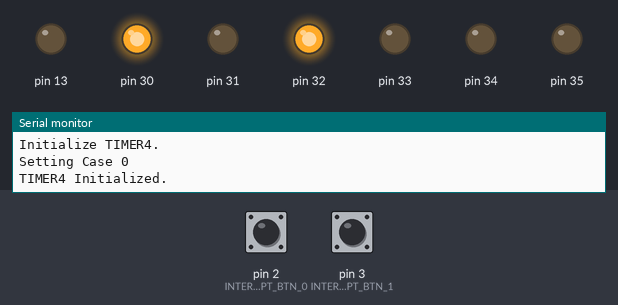
Simulated run of this sketch. Board: Arduino Mega 2560, built with avr-gcc and run on an emulated ATmega2560. Shown: output pins drawn as LEDs (lit = HIGH), the last lines printed to the serial monitor. Dashed ring = blinking. Inputs (shaded band) come from the test bench; at power-on: pin 2 (INTERRUPT_BTN_0) HIGH, pin 3 (INTERRUPT_BTN_1) HIGH.

Above: at 1.2 s.
1.3 s: pin 2 (INTERRUPT_BTN_0) pulled LOW for 0.15 s
At 3.7 s:
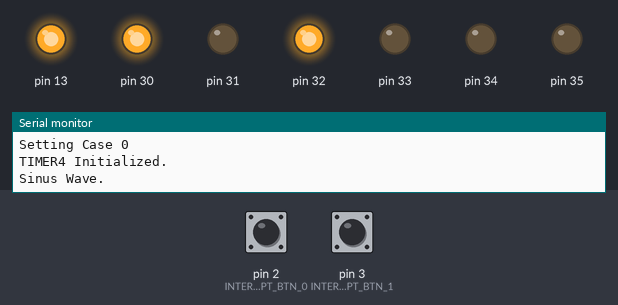
4.4 s: pin 2 (INTERRUPT_BTN_0) pulled LOW for 1 s
At 4.9 s:
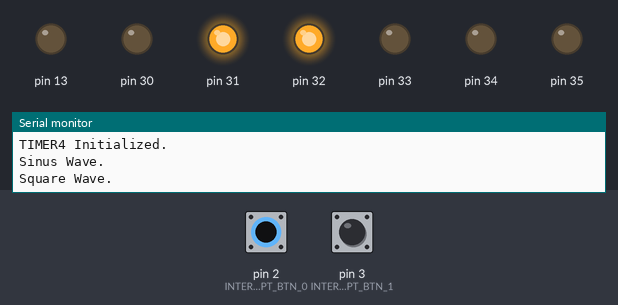
6.9 s: pin 2 (INTERRUPT_BTN_0) pulled LOW for 3.2 s
At 9.4 s:
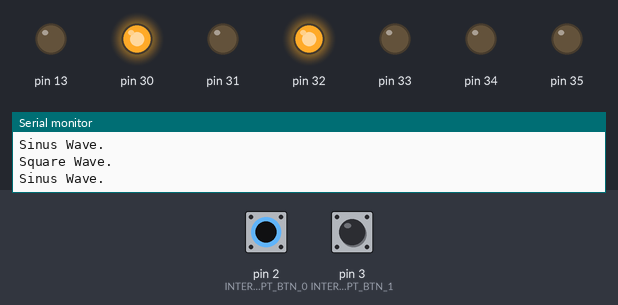
13.1 s: pin 3 (INTERRUPT_BTN_1) pulsed LOW 2 times (0.12 s each, 0.3 s apart)
At 13.63 s:
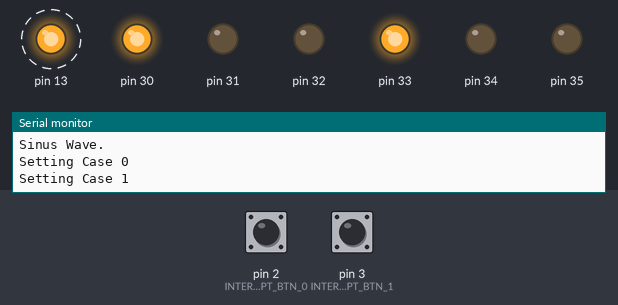
16.1 s: pin 3 (INTERRUPT_BTN_1) pulled LOW for 0.15 s
At 16.87 s:
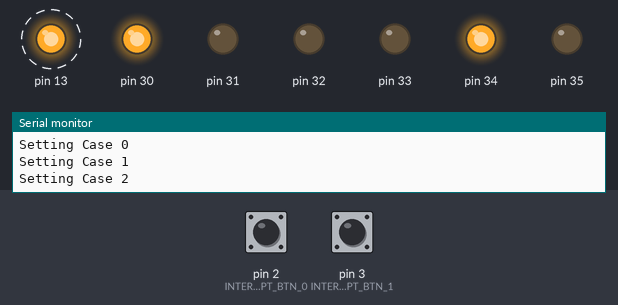
19.1 s: pin 3 (INTERRUPT_BTN_1) pulled LOW for 1 s
At 19.54 s:
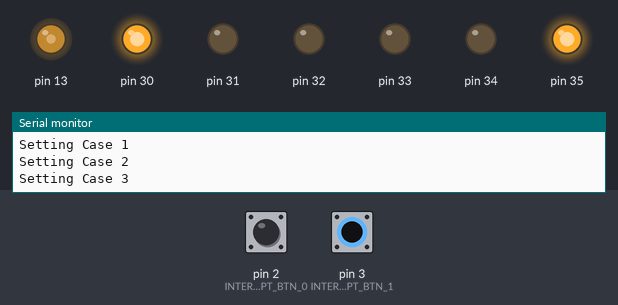
Timing chart, 0 to 23.1 s (numbered marks = the images above; inputs shaded):
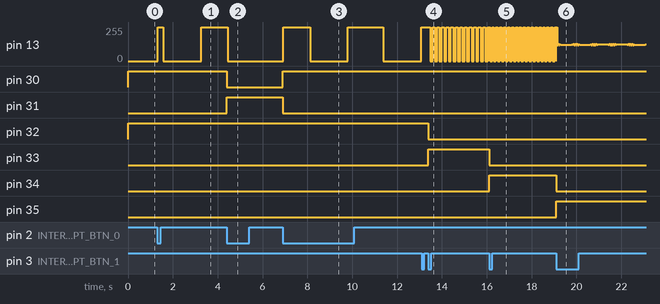

Measured:
- after the input at 1.3 s, pin 13: 0/255 → 255/255 at once, → 0/255 0.26 s later, → 255/255 1.7 s later
- after the input at 4.4 s, pin 30: HIGH → LOW at once; pin 31: LOW → HIGH at once
- after the input at 6.9 s, pin 13: goes 255/255 1.2 s, 0/255 1.7 s, 255/255 1.6 s, 0/255 1.7 s, then 255/255, starting at once; pin 30: LOW → HIGH at once; pin 31: HIGH → LOW at once
- after the input at 13.1 s, pin 32: HIGH → LOW after 0.30 s; pin 33: LOW → HIGH after 0.30 s
- after the input at 16.1 s, pin 13: alternates 255/255 for 0.01 s and 0/255 for 0.01 s, starting at once; pin 33: HIGH → LOW at once; pin 34: LOW → HIGH at once
- after the input at 19.1 s, pin 34: HIGH → LOW at once; pin 35: LOW → HIGH at once

The sketch:

version5alpha_sinus_square_timer0_interrupt.ino
```cpp
#define CLOCKSPEED 16000000L

// Headers

#include "variables.h"
#include "IOPINS.h"
#include "global.h"

// Sinus Wave Data

const int sinus[] = {127, 134, 142, 150, 158, 166, 173, 181, 188, 195, 201, 207, 213, 219, 224, 229, 234, 238, 241, 245, 247, 250, 251, 252, 253, 254, 253, 252, 251, 250, 247, 245, 241, 238, 234, 229, 224, 219, 213, 207, 201, 195, 188, 181, 173, 166, 158, 150, 142, 134, 127, 119, 111, 103, 95, 87, 80, 72, 65, 58, 52, 46, 40, 34, 29, 24, 19, 15, 12, 8, 6, 3, 2, 1, 0, 0, 0, 1, 2, 3, 6, 8, 12, 15, 19, 24, 29, 34, 40, 46, 52, 58, 65, 72, 80, 87, 95, 103, 111, 119,};

// Wave variables

volatile int counter; // 100 step cycle counter
volatile int frequency;
volatile Wave wave;

void setup() { // Initialize

  Serial.begin(9600);

  Serial.println("Hello, world!");

  pinMode(13, OUTPUT);

  DDRC = DDRC | B11111100; // Set bit 0,1,2,3,5 to output

  frequency = 0;

  PORTC = PORTC | B10000000; // Set bit 0 to 1, indicating sinus wave
  wave = sinusWave; // Wave is set to sinus wave
  counter = 0; // Cycle counter is 0

  cli(); // Disable all interrupt functions

  TIMER4_init();

  sei(); // Enable all interrupts functions

  attachInterrupt(digitalPinToInterrupt(INTERRUPT_BTN_0), toggleWave, FALLING); // Attach the interrupts to their input and functions
  attachInterrupt(digitalPinToInterrupt(INTERRUPT_BTN_1), toggleFrequency, FALLING);

}

void loop() {

}

ISR(TIMER4_COMPA_vect) { // Internal interrupt for timer 4

  play();

}

void play() {

  if(wave == sinusWave) PORTA = sinus[counter]; // Plays sinus wave based on cycle counter on port A

  if(wave == squareWave && counter < 49) digitalWrite(13, HIGH); else digitalWrite(13, LOW); // Plays square wave on the built in diode connected to pin 13 based on cycle counter

  counter++;

  if (counter > 99) { // If counter is 100, reset it to 0
    counter = 0;
  }

}

void toggleWave() {

  if (!debounce()) return; // Debounce

  cli();

  PORTC = PORTC & B00111111; // Sets bit 0,1 in port C to 0

  if (wave == sinusWave) {
    Serial.println("Sinus Wave.");
    wave = squareWave;
    PORTC = PORTC | B10000000; // Set bit 0 to 1
  }
  else {
    Serial.println("Square Wave.");
    wave = sinusWave;
    PORTC = PORTC | B01000000; // Set bit 1 to 1

  }

  sei();

}

void toggleFrequency() { // Function to toggle frequency

  if (!debounce()) return;

  cli();

  PORTC = PORTC & B11000011; // Sets bit 2,3,4,5 to 0 in port C

  switch (frequency) {
    case 0:
      PORTC = PORTC | B00100000; // Set bit 2 to 1
      TIMER4(0);
      break;
    case 1:
      PORTC = PORTC | B00010000; // Set bit 3 to 1
      TIMER4(1);
      break;
    case 2:
      PORTC = PORTC | B00001000; // Set bit 4 to 1
      TIMER4(2);
      break;
    case 3:
      PORTC = PORTC | B00000100; // Set bit 5 to 1
      TIMER4(3);
      break;
    default:
      break;
  }

  if (frequency < 3) frequency++;
  else frequency = 0;

  sei();
}

void TIMER4_init() { // Initialization of timer 4, 16-bit timer

  Serial.println("Initialize TIMER4.");

  TCCR4A = 0; // Timer Register
  TCCR4A |= (1 << WGM41);

  TIMER4(0);
  PORTC = PORTC | B00100000; // Indicate frequency 1

  TIMSK4 = 0;
  TIMSK4 |= (1 << OCIE4A);

  Serial.println("TIMER4 Initialized.");

}

void TIMER4(int option) {

  TCCR4B = 0; //Reset control register B

  //Case 0 100Hz: Prescaler = 1024L, Match Register = 156L
  //Case 1 1.000Hz: Prescaler = 64L, Match Register = 249L
  //Case 2 10.000Hz: Prescaler = 8L, Match Register = 199L
  //Case 3 100.000Hz: Prescaler = 1L, Match Register = 159L

  OCR4AL = 0; //Reset low match register
  OCR4AH = 0; //Reset high match register

  switch (option) {
    case 0: // 100Hz
      Serial.println("Setting Case 0");
      OCR4AL = 156;
      TCCR4B |= (1 << CS42) | (0 << CS41) | (1 << CS40);
      break;
    case 1: // 1.000Hz
      Serial.println("Setting Case 1");
      OCR4AL = 249;
      TCCR4B |= (0 << CS42) | (1 << CS41) | (1 << CS40);
      break;
    case 2: // 10.000Hz
      Serial.println("Setting Case 2");
      OCR4AL = 199;
      TCCR4B |= (0 << CS42) | (1 << CS41) | (0 << CS40);
      break;
    case 3: // 100.000Hz
      Serial.println("Setting Case 3");
      OCR4AL = 159;
      TCCR4B |= (0 << CS42) | (0 << CS41) | (1 << CS40);
      break;
    default:
      break;
  }

  TCNT4L = 0; //Reset low counter register
  TCNT4H = 0; //Reset high counter register

}
```

global.h
```cpp
#ifndef GLOBAL_h
#define GLOBAL_h

#include "Arduino.h"

int debounce() { // Anti Debounce function

  volatile static long last_stateChange_event = 0; // When button is pushed, the last state change event is zero time since it's pushed
  volatile unsigned long stateChange_event = millis(); // Tracks the current time when the button is pushed

  if (stateChange_event - last_stateChange_event > 100) { // If's more than 100 ms since last state change, it accepting a new state change
    last_stateChange_event = stateChange_event; // Sets the last state change event to the current state change

    return HIGH;

  } else {
    //last_stateChange_event = stateChange_event;
    return LOW;
  }
}

#endif
```

variables.h
```cpp
#ifndef variables_h
#define variables_h

enum Wave { // Creation of a variable that can
  sinusWave, // Sinus Wave
  squareWave // Square Wave
};


#endif
```

IOPINS.h
```cpp
#ifndef IOPINS_h
#define IOPINS_h

// R2R (Port A) // This is just to indicate Port A is being used to the R2R ladder

// Interrupts
#define INTERRUPT_BTN_0 2 // The pin connected to interrupt button 0
#define INTERRUPT_BTN_1 3 // The pin connected to interrupt button 1


// Wave LEDs
#define SINWAVE_LED 30 // Pin the Sin Wave indicator is connected to
#define SQUAREWAVE_LED 31 // Pin the Square Wave indicator is connected to


// Frequency LEDs (In port C)
#define FREQ_0_LED 32 // Pin to Frequency Mode 0 indicator
#define FREQ_1_LED 33 // Pin to Frequency Mode 1 indicator
#define FREQ_2_LED 34 // Pin to Frequency Mode 2 indicator
#define FREQ_3_LED 35 // Pin to Frequency Mode 3 indicator

#endif
```
